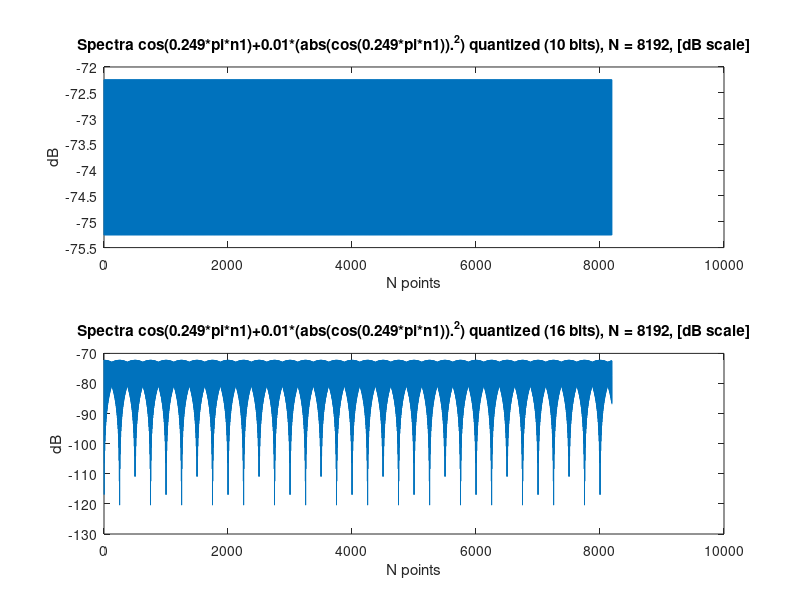
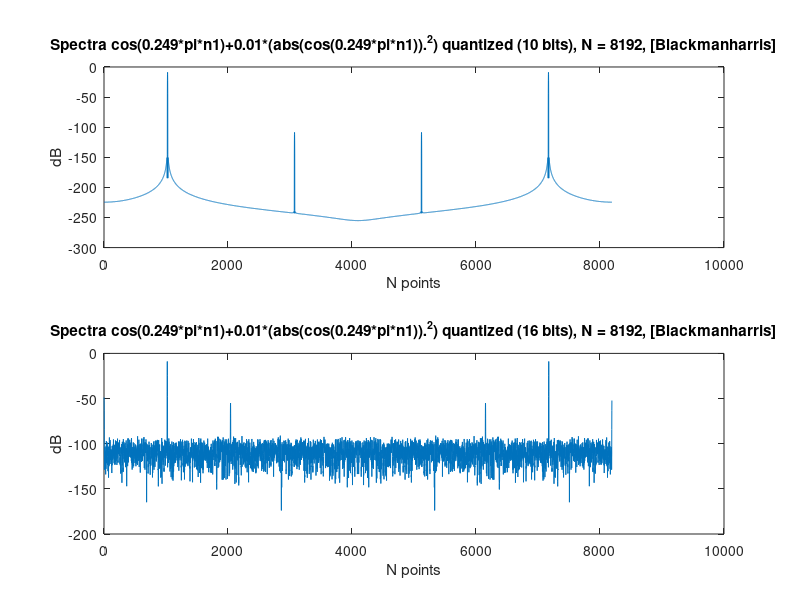

Here is the MATLAB script that generated these plots, in order:
N1 = 8192;
N2 = 10004;
N3 = 16384;
n1=0:(N1-1);
n2=0:(N2-1);
n3=0:(N3-1);

% "For both x(n) = cos(0.25*pi*n)"
x1 = cos(0.25*pi*n1);
x2 = cos(0.25*pi*n2);
x3 = cos(0.25*pi*n3);

% "and x(n) = cos(0.249*pi*n)"
x4 = cos(0.249*pi*n1)+0.01*(abs(cos(0.249*pi*n1)).^2);
x5 = cos(0.249*pi*n2);
x6 = cos(0.249*pi*n3);

% Quantaize samples to 10 bits
B = 10;
C = 16;
Y1 =  round(x1*2^(B-1))/2^(B-1); % 10 bits 0.25
Y2 =  round(x1*2^(C-1))/2^(C-1); % 16 bits 0.25


Y3 =  round(x1*2^(C-1))/2^(C-1); % 10 bits 0.249
Y4 =  round(x4*2^(B-1))/2^(B-1); % 16 bits 0.249

   



% compute the spectra for Q(x(n) = cos(0.25*pi*n))
L1 = 20*log10(2*abs(Y1)/N1); % 10 bits
L2 = 20*log10(2*abs(Y2)/N1); % 16 bits
% compute the spectra for Q(x(n) = cos(0.249*pi*n))
L3 = 20*log10(2*abs(Y3)/N1); % 10 bits
L4 = 20*log10(2*abs(Y4)/N1); % 16 bits

%Plot the spectra in dB scale
subplot(2,1,1);
plot(L3); %10 bits 0.249
title('Spectra cos(0.249*pi*n1)+0.01*(abs(cos(0.249*pi*n1)).^2) quantized (10 bits), N = 8192, [dB scale]')
xlabel('N points');
ylabel('dB');

subplot(2,1,2);
plot(L4); %16 bits 0.249
title('Spectra cos(0.249*pi*n1)+0.01*(abs(cos(0.249*pi*n1)).^2) quantized (16 bits), N = 8192, [dB scale]')
xlabel('N points');
ylabel('dB');
figure();

%Define blackman-harris, fft for quantized signals
w1 = window(@blackmanharris,N1)';
X1=fft(Y1.*w1,N1); % 10 bits 0.25
X2=fft(Y2.*w1,N1); % 16 bits 0.25
X3=fft(Y3.*w1,N1); % 10 bits 0.249
X4=fft(Y4.*w1,N1); % 16 bits 0.249

%Compute spectra in dB scale, Not quantizeddB
L5 = 20*log10(2*abs(X1)/N1); % 10 bits 0.25
L6 = 20*log10(2*abs(X2)/N1); % 16 bits 0.25
L7 = 20*log10(2*abs(X3)/N1); % 10 bits 0.249
L8 = 20*log10(2*abs(X4)/N1); % 16 bits 0.249

%Plot the spectra in dB scale, with blackmanharris window
subplot(2,1,1);%10 bits 0.249
plot(L7);
title('Spectra cos(0.249*pi*n1)+0.01*(abs(cos(0.249*pi*n1)).^2) quantized (10 bits), N = 8192, [Blackmanharris]')
xlabel('N points');
ylabel('dB');

subplot(2,1,2);%16 bits 0.249
plot(L8);
title('Spectra cos(0.249*pi*n1)+0.01*(abs(cos(0.249*pi*n1)).^2) quantized (16 bits), N = 8192, [Blackmanharris]')
xlabel('N points');
ylabel('dB');

